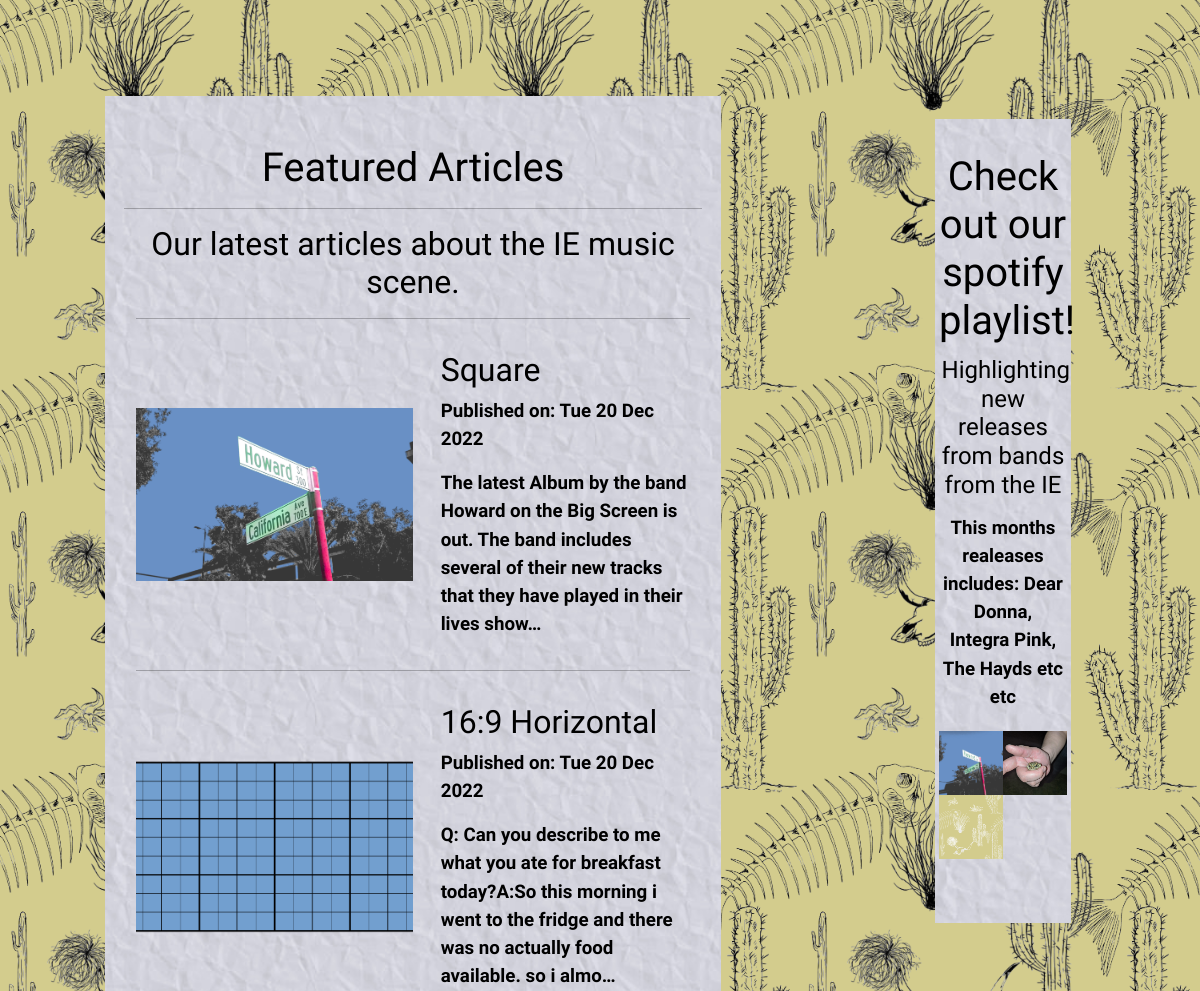
/musicindex (middle part), run on an earlier commit of the app's database.
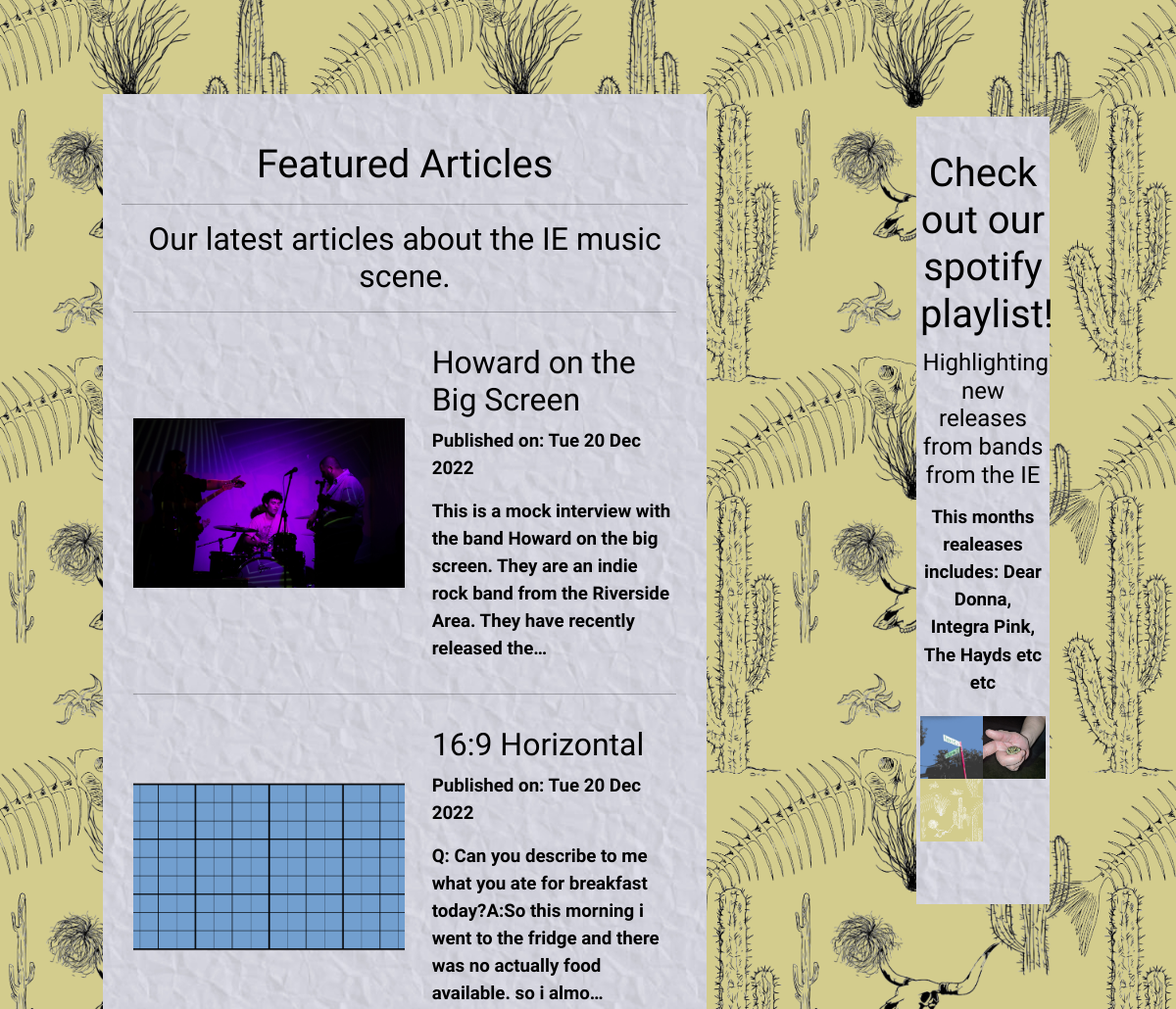
And on a later commit of the database.
### articles/models.py (models this page shows, shortened)
class ArticlePost(models.Model):
    author = models.ForeignKey('auth.User',on_delete=models.CASCADE)
    title = models.CharField(max_length=200)
    text = models.TextField()
    create_date = models.DateTimeField(default=now)
    publish_date = models.DateField(blank=True,null=True)
    featured_image = models.ImageField(upload_to='featured_images/%Y/%m/',blank=True)

### articles/views.py (the view)
# urls.py: path("musicindex",views.MusicIndexView.as_view(),name='musicindex'),
class MusicIndexView(ListView):
    model = ArticlePost
    template_name = 'articles/music_index.html'
    context_object_name='posts'
    def get_queryset(self):
        return ArticlePost.objects.filter(publish_date__lte=now()).order_by('-publish_date')[0:5]

### articles/templates/articles/music_index.html (shortened to what this page needs)
<!DOCTYPE html>
{% extends 'articles/base.html' %}
{%load static%}
{% block body_block %}
    <div class="clear"></div>
    <div class="indexcolumn">
    <div class="container mu1">
    <div class="borderimg">
        <div class="base">
            <div class="clear"></div>
            <h1>Featured Articles</h1>
            <hr>
            <div class="container">
            <h2 style="text-align: center;">Our latest articles about the IE music scene.</h2>
            {% for post in posts %}
            <hr>
            <a href="{% url 'articles:post_detail' pk=post.pk %}" class="coollink"><div class="posts">
            <img src="{{ post.featured_image.url}}" class="round postimg" alt="no image here" >
            <div class="post" >
                <h2>{{ post.title }}</h2>
                <div class="date">
                    <p>Published on: {{post.publish_date|date:"D d M Y"}}</p>
                    <p>{{ post.text|safe|striptags|truncatechars:150 }}</p>
                </div>
            </div>
            </div></a>
        {% empty %}
            <p>No Articles to Share</p>
        {% endfor %}
            </div>
        </div>
        </div>
        </div>
    <div class="container mu2">
    <div class="borderimg">
    <div style="align-self:center;" class="base">
        <div class="clear"></div>
        <h1>Check out our spotify playlist!</h1>
        <h4 style="padding: 2%; text-align: center;">Highlighting new releases from bands from the IE</h4>
        <p style="padding: 3%;text-align: center;">This months realeases includes: Dear Donna, Integra Pink, The Hayds etc etc</p>
        <div class="imagecolumn">
            <img src="{% static 'images/playlist/California_Ave.png' %}" class="playlistimg" alt="">
            <img src="{% static 'images/playlist/froggy.jpeg' %}" class="playlistimg" alt="">
        </div>
        <div class="imagecolumn">
            <img src="{% static 'images/playlist/title_white.png' %}" class="playlistimg" alt="">
            <img src="{% static 'images/playlist/VibesAreWhoopty.jpg' %}" class="playlistimg" alt="">
        </div>
        <div class="clear"></div>
        <div class="clear"></div>
    </div></div></div>
    </div>
</body>
{% endblock %}

What changed in the data, as far as the page shows it:
changed ArticlePost: featured_image: a different picture; title "Square" → "Howard on the Big Screen"; text "The latest Album by the band Howard on the Big Screen is out. The band includes several of their new tracks that they have played in their lives show…" → "This is a mock interview with the band Howard on the big screen. They are an indie rock band from the Riverside Area. They have recently released the…"
